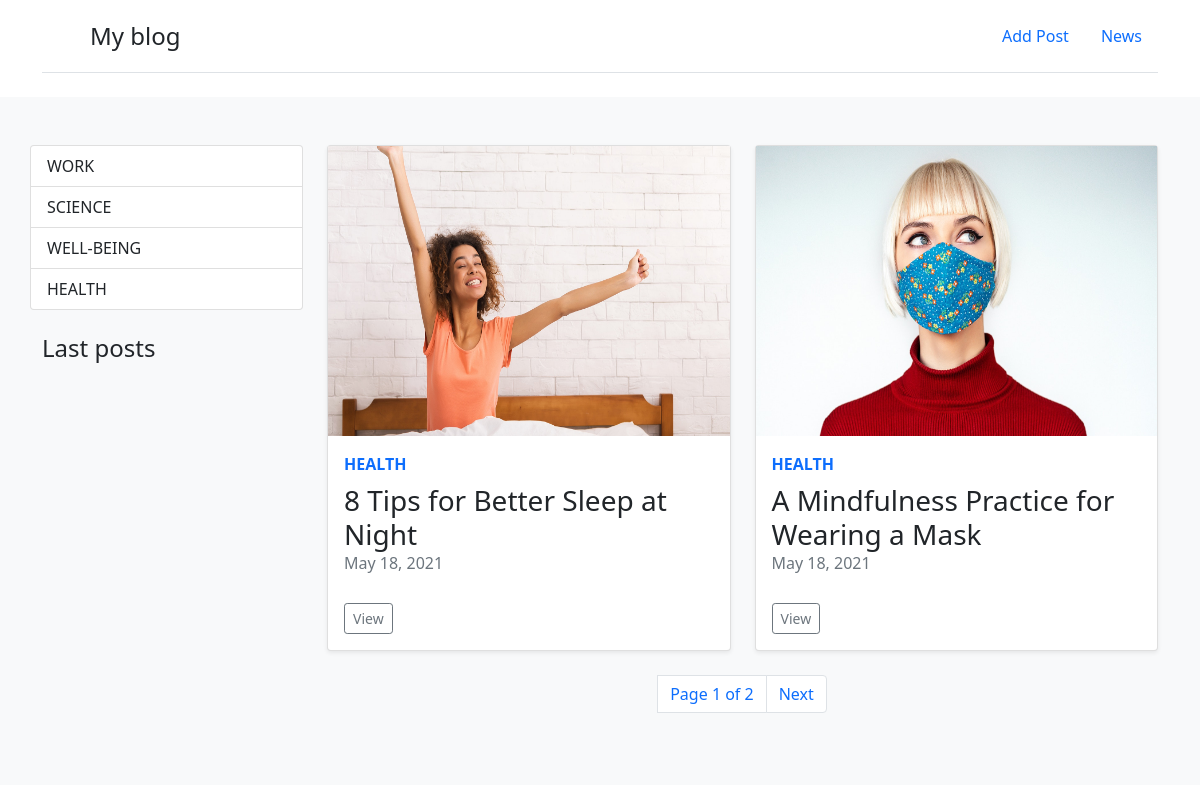
Page /blog/category/4/ on the committed database.
### blog/models.py (models this page shows, shortened)
class Category(models.Model):
    class Meta:
        db_table = 'categories'
        verbose_name = 'Category'
        verbose_name_plural = 'Categories'
    title = models.CharField(verbose_name='Title', max_length=200, blank=False, null=False)
    def __str__(self):
        return self.title

class Post(models.Model):
    class Meta:
        db_table = 'posts'
        verbose_name = 'Post'
        verbose_name_plural = 'Posts'
    author = models.ForeignKey(User, verbose_name='Author', on_delete=models.CASCADE)
    category = models.ForeignKey(Category, verbose_name='Category', on_delete=models.CASCADE, blank=True, null=True)
    title = models.CharField(verbose_name='Title', max_length=200, blank=False, null=False)
    content = HTMLField(verbose_name='Content', blank=False, null=False)
    date_created = models.DateTimeField(verbose_name='Created data', auto_now_add=True)
    date_updated = models.DateTimeField(verbose_name='Updated data', auto_now=True)
    photo = models.ImageField(upload_to='media', null=True, blank=True)
    is_published = models.BooleanField(default=True)

### blog/views.py (the view)
# urls.py: path('category/<int:category_id>/', get_category, name='category'),
def get_category(request, category_id):
    posts = Post.objects.filter(category_id=category_id)  # all -> filter
    categories = Category.objects.all()
    paginator = Paginator(posts, 2)  # show 2 posts per page
    page_number = request.GET.get('page')
    page_obj = paginator.get_page(page_number)
    return render(request, 'feed.html', {
        'categories': categories,
        'page_obj': page_obj,
    })

### blog/templatetags/blog_widgets.py (called while the page is built)
@register.inclusion_tag('widgetlastposts.html')
def get_last_posts(max_items=5):
    posts = Post.objects.filter(date_created__gte=date.today())[0:max_items]
    return {'posts': posts}

### templates/feed.html
{% extends 'index.html' %}
{% block content %}
    {% for post in page_obj %}
        <div class="col-6">
            <div class="card h-100 shadow-sm"  >
                <img  height="290" src="/{{ post.photo }}" />
                <div class="card-body" >
                    <strong class="d-inline-block mb-2 text-primary">{{ post.category }}</strong>
                    <h3 class="mb-0">{{ post.title }}</h3>
                    <div class="mb-1 text-muted">{{ post.date_created|date:"M d, Y" }}</div>
                    <br/>
                    <a  href="/blog/post/{{ post.id }}" type="button" class="btn btn-sm btn-outline-secondary ">View</a>
                </div>
            </div>
        </div>
    {% endfor %}
    <div class="container">
        {% include 'pagination.html' %}
    </div>
{% endblock %}

### templates/index.html (shortened to what this page needs)
{% load blog_widgets %}
<!doctype html>
<html lang="en">
<head>
    <link href="https://cdn.jsdelivr.net/npm/bootstrap@5.0.1/dist/css/bootstrap.min.css" rel="stylesheet"
>
</head>
<body>
<div class="container">
    <header class="d-flex flex-wrap justify-content-center py-3 mb-4 border-bottom">
        <a href="/" class="d-flex align-items-center mb-3 mb-md-0 me-md-auto text-dark text-decoration-none">
            <svg class="bi me-2" width="40" height="32">
                <use xlink:href="#bootstrap"></use>
            </svg>
            <span class="fs-4">My blog</span>
        </a>
        <ul class="nav nav-pills">
            <li class="nav-item"><a href="/blog/add_post/" class="nav-link">Add Post</a></li>
            <li class="nav-item"><a href="#" class="nav-link">News</a></li>
        </ul>
    </header>
</div>
<div class="album py-5 bg-light">
    <div class="container">
        <div class="row">
            <div class="col-3">
                <div class="row">
                    <div class="list-group">
                        {% for item_category in categories %}
                            <a href="/blog/category/{{ item_category.id }}"
                               class="list-group-item list-group-item-action">{{ item_category.title }} </a>
                        {% endfor %}
                    </div>
                </div>
                <br/>
                <div class="row">
                    {% get_last_posts 5 %}
                </div>
            </div>
            <div class="col-9">
                <div class="row">
                    {% block content %} {% endblock %}
                </div>
            </div>
        </div>
    </div>
</div>
</body>
</html>

### rows in the picture
Category: title "WORK"
Category: title "SCIENCE"
Category: title "WELL-BEING"
Category: title "HEALTH"
Post: photo (picture), category "HEALTH", title "8 Tips for Better Sleep at Night", date_created "May 18, 2021"
Post: photo (picture), category "HEALTH", title "A Mindfulness Practice for Wearing a Mask", date_created "May 18, 2021"

### other values in the picture
{{ page_obj.number }} "1"
{{ page_obj.paginator.num_pages }} "2"
